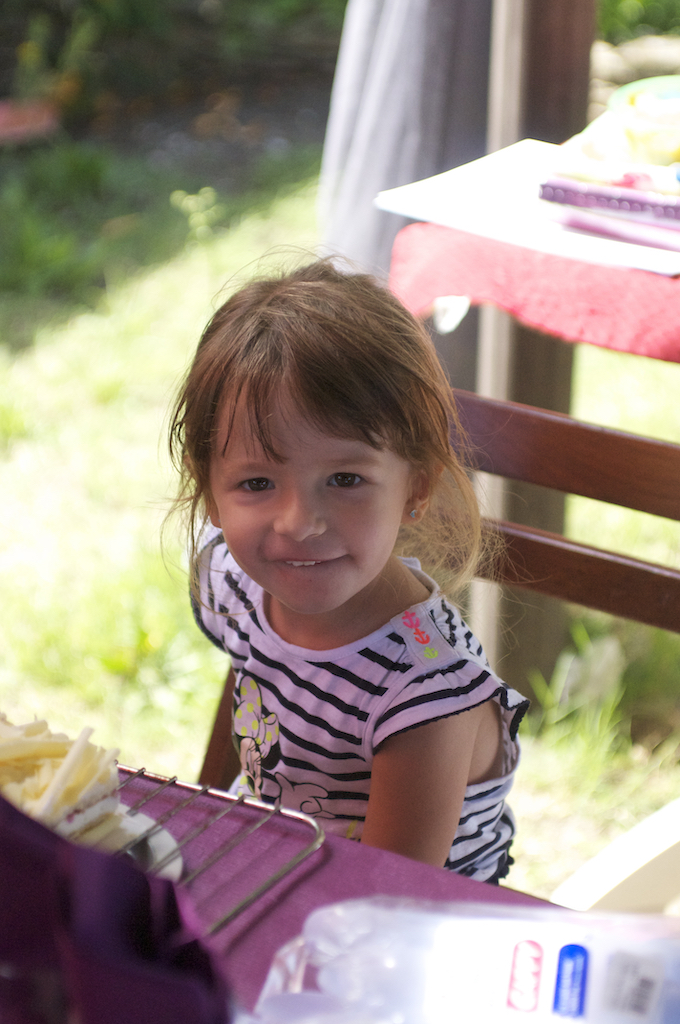
#> input picture maureen.jpg, 680 x 1024 px
$ python negatif.py
#> lines starting #> are read from the running program, lines starting #| are printed output that depends on the picture
#!/usr/bin/env python3
# -*- coding: utf-8 -*-
"""

Created on Tue May 14 13:11:08 2019
@author: gilles.naviliat@ac-nice.fr

"""


# importation des librairies nécessaires
import sys
from PIL import Image,ImageChops

# ouverture du fichier image utilisé
ImageFile = 'maureen.jpg'
try:
   img = Image.open(ImageFile)
#> img is the input picture: PIL image 680x1024 RGB; mean R, G, B 157.3, 143.3, 132
except IOError:
    print ('Erreur sur ouverture du fichier ' + ImageFile)
    exit(1)

# récupération des dimensions de l'image (largeur, hauteur)
colonne,ligne = img.size
#> colonne = 680; ligne = 1024

# création d'une image de même type que l'image originale, mais vide
imgF = Image.new(img.mode,img.size)
#> imgF: PIL image 680x1024 RGB; every value is 0

#boucle de traitement des pixels
for i in range(ligne):
    for j in range(colonne):
        pixel = img.getpixel((j,i))
        # on calcule le complement ‡ MAX pour chaque composante - effet négatif
        p = (255 - pixel[0], 255 - pixel[1], 255 - pixel[2])
        # composition de la nouvelle image
        imgF.putpixel((j,i), p)
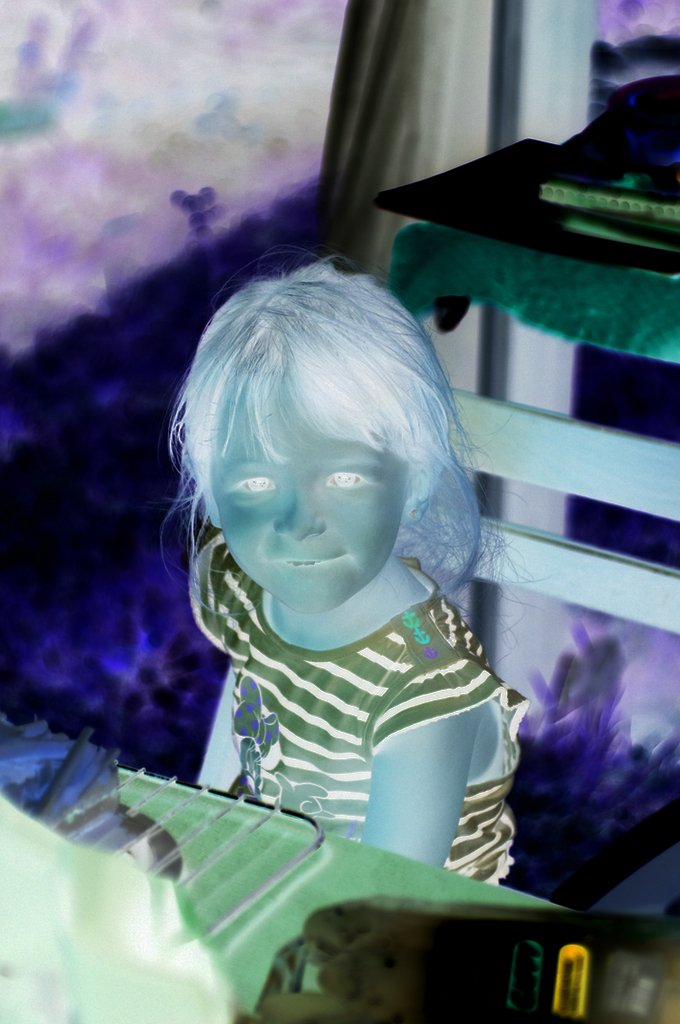
#> imgF: PIL image 680x1024 RGB; mean R, G, B 97.7, 111.7, 123

# affichage de l'image créée
imgF.show()

# fermeture du fichier image initial
img.close()
